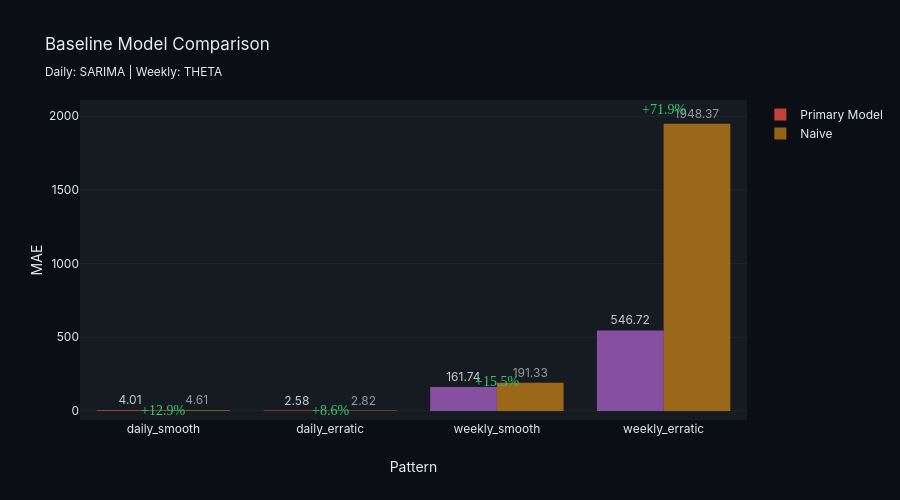

This figure's notebook cell:
### Markdown cell above
## Summary

### Code cell
results = [
    result_daily_smooth,
    result_daily_erratic,
    result_weekly_smooth,
    result_weekly_erratic,
]

summary_df = pd.DataFrame(results)

print("=" * 70)
print("BASELINE SUMMARY")
print("=" * 70)
print(
    summary_df[
        [
            "pattern",
            "model_type",
            "test_weeks",
            "test_size",
            "mae_primary",
            "mae_naive",
            "improvement_pct",
        ]
    ].to_string(index=False)
)

bar_colors = ["#e74c3c" if "daily" in p else "#9b59b6" for p in summary_df["pattern"]]

fig_summary = go.Figure()
fig_summary.add_trace(
    go.Bar(
        x=summary_df["pattern"],
        y=summary_df["mae_primary"],
        name="Primary Model",
        marker_color=bar_colors,
        opacity=0.85,
        text=summary_df["mae_primary"].round(2),
        textposition="outside",
        customdata=summary_df["model_type"],
        hovertemplate="%{x}<br>%{customdata} MAE: %{y:.2f}<extra></extra>",
    )
)
fig_summary.add_trace(
    go.Bar(
        x=summary_df["pattern"],
        y=summary_df["mae_naive"],
        name="Naive",
        marker_color="#f39c12",
        opacity=0.6,
        text=summary_df["mae_naive"].round(2),
        textposition="outside",
    )
)

for i, row in summary_df.iterrows():
    fig_summary.add_annotation(
        x=i,
        y=max(row["mae_primary"], row["mae_naive"]) * 1.05,
        text=f"{row['improvement_pct']:+.1f}%",
        showarrow=False,
        font={
            "size": 14,
            "color": "#2ecc71" if row["improvement_pct"] > 0 else "#e74c3c",
            "family": "Arial Black",
        },
    )

fig_summary.update_layout(
    title="Baseline Model Comparison<br><sub>Daily: SARIMA | Weekly: THETA</sub>",
    xaxis_title="Pattern",
    yaxis_title="MAE",
    barmode="group",
    height=500,
)
fig_summary.show()

summary_df.to_csv("data/baseline_results/baseline_summary_final.csv", index=False)
print("Saved: data/baseline_results/baseline_summary_final.csv")

### Figure 1 — Plotly figure (JSON) as saved in the notebook; plotly's stock layout.template omitted (floating-point values rounded to 4 significant figures)
{"data": [{"customdata": ["sarima", "sarima", "theta", "theta"], "hovertemplate": "%{x}<br>%{customdata} MAE: %{y:.2f}<extra></extra>", "marker": {"color": ["#e74c3c", "#e74c3c", "#9b59b6", "#9b59b6"]}, "name": "Primary Model", "opacity": 0.85, "text": [4.01, 2.58, 161.7, 546.7], "textposition": "outside", "type": "bar", "x": ["daily_smooth", "daily_erratic", "weekly_smooth", "weekly_erratic"], "y": [4.015, 2.58, 161.7, 546.7]}, {"marker": {"color": "#f39c12"}, "name": "Naive", "opacity": 0.6, "text": [4.61, 2.82, 191.3, 1948.0], "textposition": "outside", "type": "bar", "x": ["daily_smooth", "daily_erratic", "weekly_smooth", "weekly_erratic"], "y": [4.607, 2.821, 191.3, 1948.0]}], "layout": {"annotations": [{"font": {"color": "#2ecc71", "family": "Arial Black", "size": 14}, "showarrow": false, "text": "+12.9%", "x": 0, "y": 4.837}, {"font": {"color": "#2ecc71", "family": "Arial Black", "size": 14}, "showarrow": false, "text": "+8.6%", "x": 1, "y": 2.963}, {"font": {"color": "#2ecc71", "family": "Arial Black", "size": 14}, "showarrow": false, "text": "+15.5%", "x": 2, "y": 200.9}, {"font": {"color": "#2ecc71", "family": "Arial Black", "size": 14}, "showarrow": false, "text": "+71.9%", "x": 3, "y": 2046.0}], "barmode": "group", "height": 500, "title": {"text": "Baseline Model Comparison<br><sub>Daily: SARIMA | Weekly: THETA</sub>"}, "xaxis": {"title": {"text": "Pattern"}}, "yaxis": {"title": {"text": "MAE"}}}}
